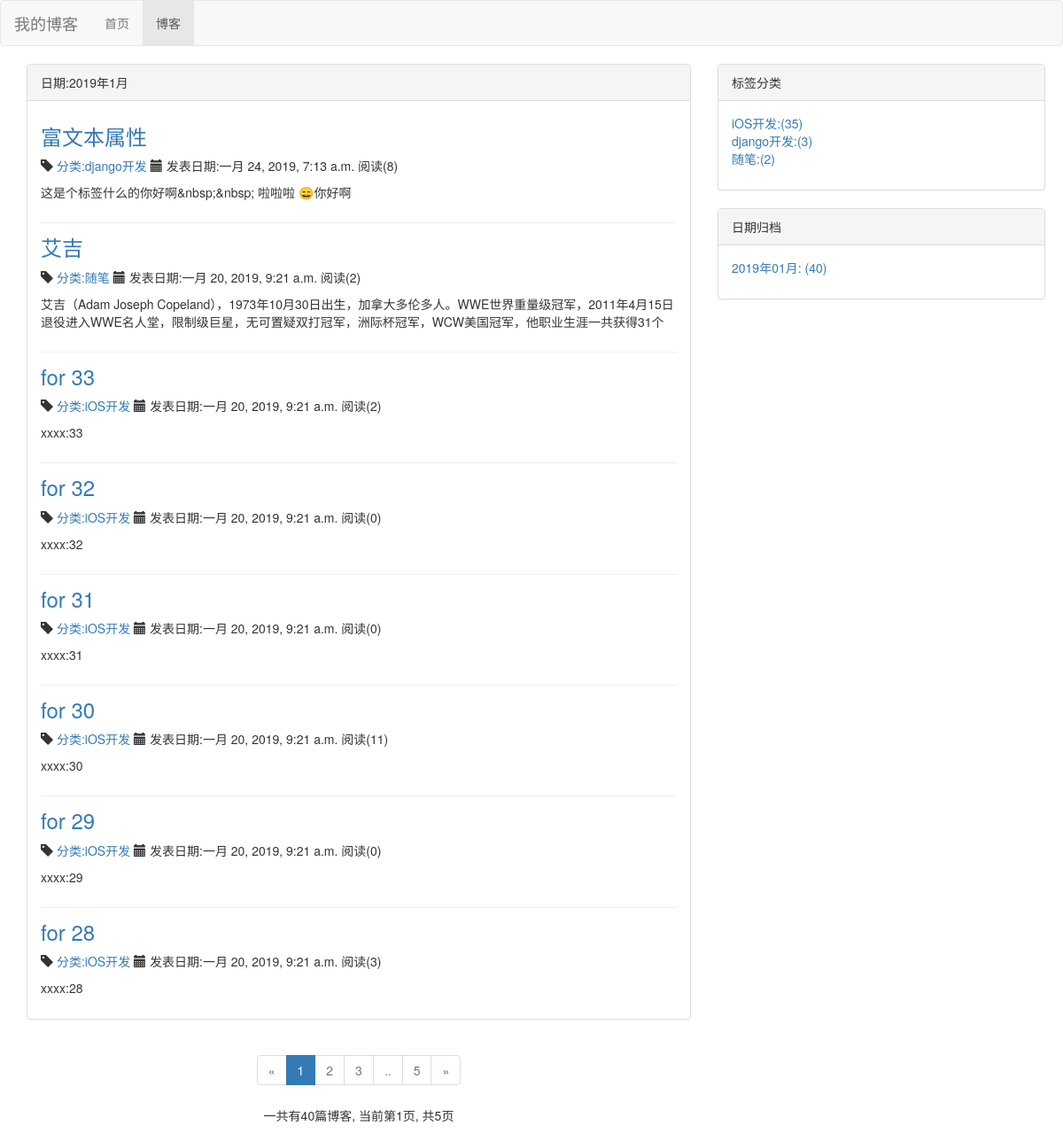
The app's page /blog/date/2019/1 with its own data.
### blog/models.py (models this page shows, shortened)
class Blog(models.Model, ReadNumExpand):
    title = models.CharField(max_length=50)
    blog_type = models.ForeignKey(BlogType, on_delete=models.DO_NOTHING)
    content = RichTextUploadingField()
    author = models.ForeignKey(User, on_delete=models.DO_NOTHING)
    create_time = models.DateTimeField(auto_now_add=True)
    last_updated_time = models.DateTimeField(auto_now=True)
    class Meta:
        ordering = ['-create_time']

class BlogType(models.Model):
    type_name = models.CharField(max_length =15)

### read_record/models.py (models this page shows)
class ReadNum(models.Model):
    read_num = models.IntegerField(default=0)
    content_type = models.ForeignKey(ContentType, on_delete=models.DO_NOTHING)
    object_id = models.PositiveIntegerField()
    content_object = GenericForeignKey('content_type', 'object_id')

### blog/views.py (the view)
# urls.py: path('date/<int:year>/<int:month>', views.blog_with_date, name="blog_with_date")
def blog_with_date(requset, year, month):
    blogs_all_list = Blog.objects.filter(create_time__year=year, create_time__month=month)
    context = blog_parm_caculate({'blogs_all_list':blogs_all_list,'requset':requset} )
    context['blog_with_date_des'] = '%s年%s月' % (year,month)
    context['blog_date'] = Blog.objects.dates('create_time', 'month', order="DESC")
    return render_to_response('blog/blog_with_date.html', context)

### read_record/models.py (called while the page is built)
    def get_read_num(self):
        try:
            ct = ContentType.objects.get_for_model(self)
            readnum = ReadNum.objects.get(content_type=ct, object_id=self.pk)
            return readnum.read_num
        except exceptions.ObjectDoesNotExist:
            return 0

### blog/templates/blog/blog_with_date.html (shortened to what this page needs)
{%extends "blog/blog_list.html" %}
{% block blog_list_title %}日期:{{ blog_with_date_des }}{% endblock %}

### blog/templates/blog/blog_list.html (shortened to what this page needs)
{%extends "base.html"%}
{% block nav_blog_active %}
active
{% endblock %}
{% load staticfiles %}
{% block header_extends %}
<link rel="stylesheet" href="{% static 'blog/blog.css' %}">
{% endblock %}
{% block content %}
<div class="container">
    <div class="row">
        <div class="col-xs-12 col-sm-8 col-md-8 col-lg-8">
            <div class="panel panel-default">
                <div class="panel-heading">{% block blog_list_title %}博客列表{% endblock %}</div>
                <div class="panel-body">
                    {% for blog in page_of_blogs.object_list %}
                    <div class="blog">
                        <a href="{% url 'blog_detail' blog.pk %}">
                            <h3>{{ blog.title }}</p></h3>
                        </a>
                        <p class="blog-info">
                            <span class="glyphicon glyphicon-tag" aria-hidden="true"></span>
                            <a href="{% url 'blog_with_type' blog.blog_type.pk %}">
                                分类:{{ blog.blog_type.type_name }}
                            </a>
                            <span class="glyphicon glyphicon-calendar" aria-hidden="true"></span>
                            发表日期:{{ blog.create_time }}
                            阅读({{ blog.get_read_num }})
                        </p>
                        <p>{{ blog.content|striptags|truncatechars:120 }}</p>
                    </div>
                    {% empty %}
                    <div class="blog">
                        <p>暂无博客,敬请期待</p>
                    </div>
                    {% endfor %}
                </div>
            </div>
            <div class="blog_page_pagination">
                <nav aria-label="Page navigation">
                    <ul class="pagination">
                        <li>
                            {% if page_of_blogs.has_previous %}
                            <a href="?page={{ page_of_blogs.previous_page_number }}" aria-label="Previous">
                                <span aria-hidden="true">&laquo;</span>
                            </a>
                            {% else %}
                            <span aria-hidden="true">&laquo;</span>
                            {% endif %}
                        </li>
                        {% for page_num in page_range %}
                        {% if page_of_blogs.number ==  page_num %}
                        <li class="active"><span>{{ page_num }}</span></li>
                        {% else %}
                        <li class="disabled"><a  href="?page={{ page_num }}">{{ page_num }}</a></li>
                        {% endif %}
                        {% endfor %}
                        <li>
                            {% if page_of_blogs.has_next %}
                            <a href="?page={{ page_of_blogs.next_page_number }}" aria-label="Next">
                                <span aria-hidden="true">&raquo;</span>
                            </a>
                            {% else %}
                            <span aria-hidden="true">&raquo;</span>
                            {% endif %}
                        </li>
                    </ul>
                    <p>一共有{{ page_of_blogs.paginator.count }}篇博客, 当前第{{ page_of_blogs.number  }}页, 共{{ page_of_blogs.paginator.num_pages }}页</p>
                </nav>
            </div>
        </div>
        <div class="row">
            <div class="hidden-xs col-sm-4 col-md-4 col-lg-4">
                <div class="panel panel-default">
                    <div class="panel-heading">标签分类</div>
                    <div class="panel-body">
                        <ul class="blog-types">
                            {% for blog_type in blog_types %}
                            <li><a href="{% url 'blog_with_type' blog_type.pk %}">{{ blog_type.type_name }}:({{ blog_type.type_blog_num }})</a></li>
                            {% empty %}
                            <li>暂无分类</li>
                            {% endfor %}
                        </ul>
                    </div>
                </div>
                <div class="panel panel-default">
                    <div class="panel-heading">日期归档</div>
                    <div class="panel-body">
                        <ul class="blog-types">
                            {% for blog_date,blog_count in blog_dates.items %}
                            <li><a href="{% url 'blog_with_date' blog_date.year blog_date.month %}">{{ blog_date|date:"Y年m月" }}: ({{ blog_count }})</a></li>
                            {% empty %}
                            <li>暂无分类</li>
                            {% endfor %}
                        </ul>
                    </div>
                </div>
            </div>
        </div>
    </div>
</div>
{% endblock %}

### static/base.css (style rules this page uses)
* { padding: 0; margin: 0; }

### blog/static/blog/blog.css (style rules this page uses)
ul.blog-types { list-style: none; }
div.blog:not(:last-child) { margin-bottom: 1em; border-bottom: 1px solid#eee; padding-bottom: 1em; }
div.blog h3 { margin-top: 0.5em; }
div.blog_page_pagination { text-align: center; }

### records on screen
Blog: title "富文本属性", blog_type.type_name "django开发", create_time "一月 24, 2019, 7:13 a.m.", get_read_num "8", content "这是个标签什么的你好啊&nbsp;&nbsp; 啦啦啦 😄你好啊"
Blog: title "艾吉", blog_type.type_name "随笔", create_time "一月 20, 2019, 9:21 a.m.", get_read_num "2", content "艾吉（Adam Joseph Copeland），1973年10月30日出生，加拿大多伦多人。WWE世界重量级冠军，2011年4月15日退役进入WWE名人堂，限制级巨星，无可置疑双打冠军，洲际杯冠军，WCW美国冠军，他职业生涯一共获得31个"
Blog: title "for 33", blog_type.type_name "iOS开发", create_time "一月 20, 2019, 9:21 a.m.", get_read_num "2", content "xxxx:33"
Blog: title "for 32", blog_type.type_name "iOS开发", create_time "一月 20, 2019, 9:21 a.m.", get_read_num "0", content "xxxx:32"
Blog: title "for 31", blog_type.type_name "iOS开发", create_time "一月 20, 2019, 9:21 a.m.", get_read_num "0", content "xxxx:31"
Blog: title "for 30", blog_type.type_name "iOS开发", create_time "一月 20, 2019, 9:21 a.m.", get_read_num "11", content "xxxx:30"
Blog: title "for 29", blog_type.type_name "iOS开发", create_time "一月 20, 2019, 9:21 a.m.", get_read_num "0", content "xxxx:29"
Blog: title "for 28", blog_type.type_name "iOS开发", create_time "一月 20, 2019, 9:21 a.m.", get_read_num "3", content "xxxx:28"
BlogType: type_name "iOS开发", type_blog_num "35"
BlogType: type_name "django开发", type_blog_num "3"
BlogType: type_name "随笔", type_blog_num "2"

### other values on screen
{{ blog_with_date_des }} "2019年1月"
{{ page_num }} "1"
{{ page_num }} "2" "3" ".." "5"
{{ page_of_blogs.paginator.count }} "40"
{{ page_of_blogs.number }} "1"
{{ page_of_blogs.paginator.num_pages }} "5"
{{ blog_date|date:"Y年m月" }} "2019年01月"
{{ blog_count }} "40"
